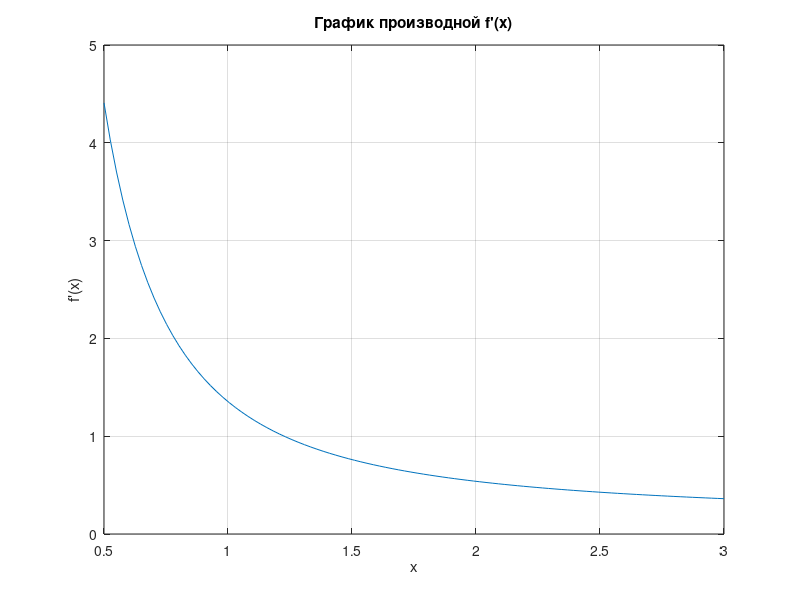

Here is the MATLAB script that generated this plot:
f_prime = @(x) 1./(2*sqrt(x+1)) + 1./(x.^2); % Определяем производную
x_range = linspace(0.5, 3.0, 100); % Создаем массив точек на интервале
plot(x_range, f_prime(x_range)); % Строим график
grid on; % Включаем сетку
xlabel('x');
ylabel('f''(x)');
title('График производной f''(x)');
